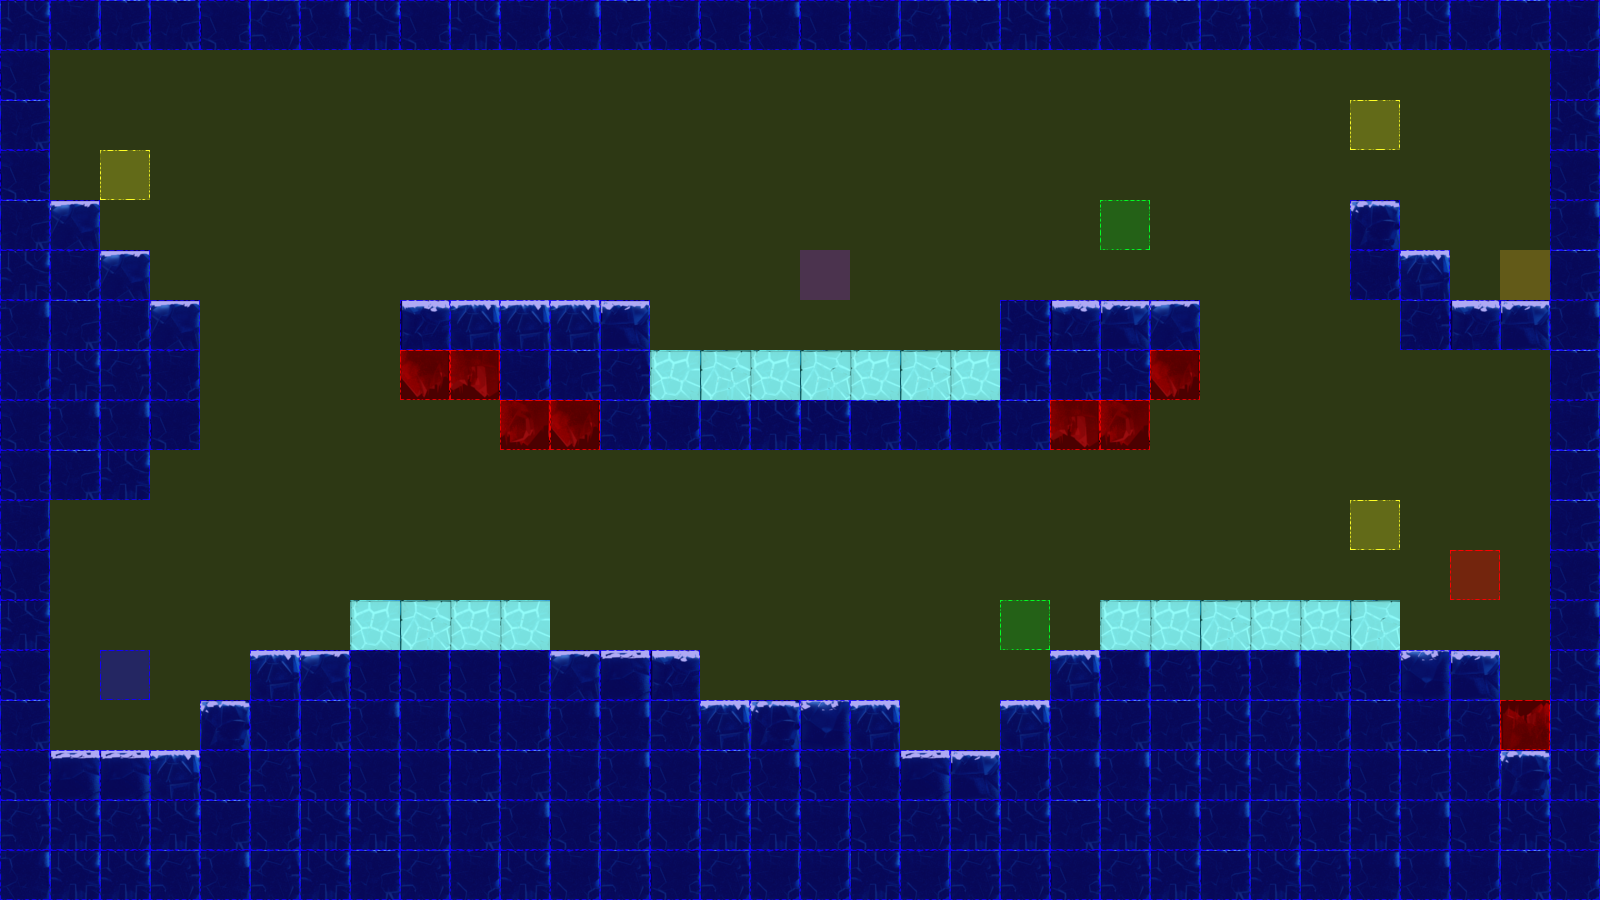

Rendered tile map (Tiled .tmx) drawn with the repository's tilesets; below, a short description and the map source with its tile grids summarised:
An orthogonal 32x18 tile map with 50x50 px tiles, 3 tile layers (terrain, collision, event), 2 tilesets.

<map version="1.0" orientation="orthogonal" renderorder="left-up" width="32" height="18" tilewidth="50" tileheight="50" nextobjectid="3">
 <tileset firstgid="1" name="frozenPlainsTile" tilewidth="50" tileheight="50" tilecount="50" columns="10">
  <image source="tiles/iceTile.png" width="500" height="251" />
 </tileset>
 <tileset firstgid="51" name="collisionTile" tilewidth="50" tileheight="50" tilecount="12" columns="3">
  <image source="tiles/collisionTile.png" width="150" height="200" />
 </tileset>
 <layer name="terrain" width="32" height="18">
  <data>[576 cells, 267 non-empty, 19 distinct tile ids]</data>
 </layer>
 <layer name="collision" width="32" height="18" opacity="0.9">
  <data>[576 cells, 576 non-empty, 4 distinct tile ids]</data>
 </layer>
 <layer name="event" width="32" height="18">
  <data>[576 cells, 9 non-empty, 6 distinct tile ids]</data>
 </layer>
</map>
